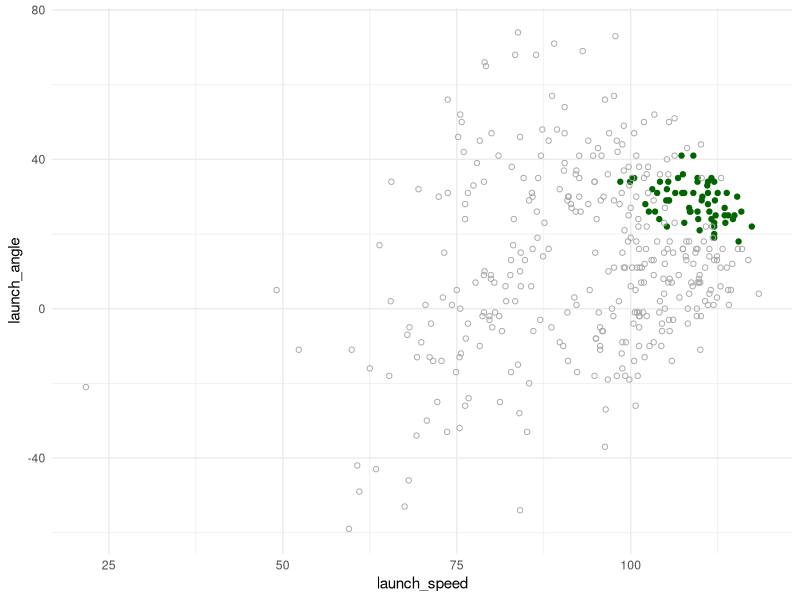
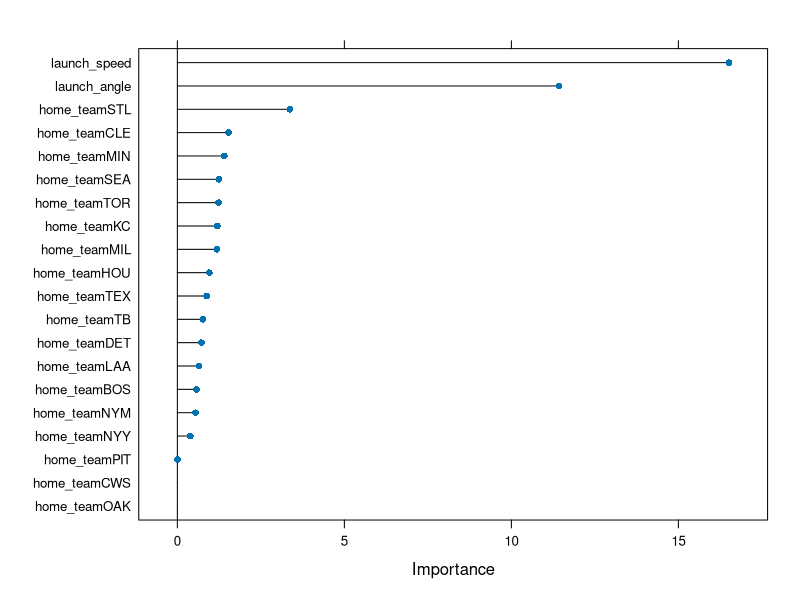
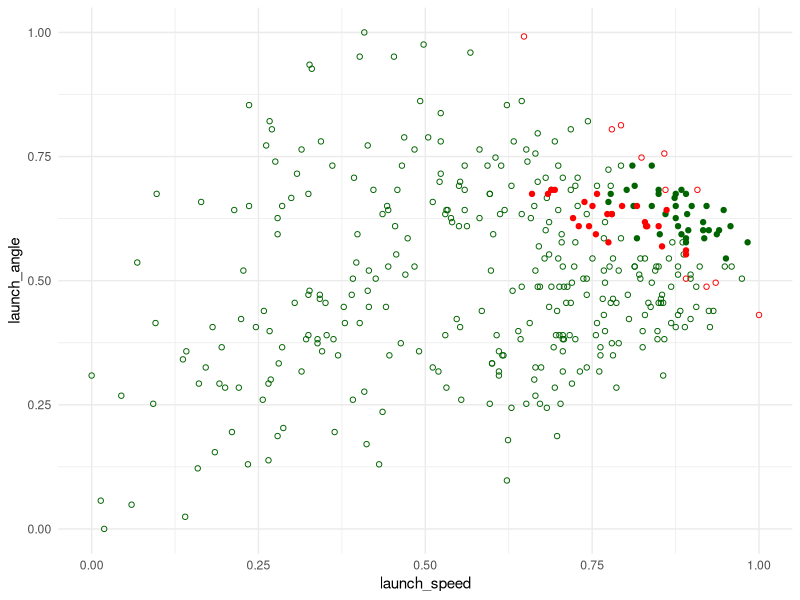

R code for these plots, in order:
## ---- chunk 1
knitr::opts_chunk$set(echo = TRUE)
## ---- chunk 2
library(dplyr)
library(ggplot2)
library(caret)
library(glmnet)

#Using all aaron judge 2022 balls-in-play
AJ_BIP = read.csv("judge2022BIP.csv")

AJ_BIP = AJ_BIP %>% filter(description == "hit_into_play")

AJ_BIP = AJ_BIP %>% 
  mutate(homer = case_when(events=="home_run"~1,events!="home_run"~0)) %>% 
  select(launch_speed, launch_angle, homer,home_team) #play with home_team, fielder, zone,etc

ggplot(data=AJ_BIP,aes(x=launch_speed,y=launch_angle)) + 
  geom_point(data=filter(AJ_BIP,homer==1),aes(x=launch_speed,y=launch_angle),color="darkgreen")+
  geom_point(data=filter(AJ_BIP,homer==0),aes(x=launch_speed,y=launch_angle),shape=21,color="darkgrey")+
  theme_minimal()
AJ_BIP = AJ_BIP[complete.cases(AJ_BIP),]

AJ_BIP_clean = AJ_BIP[!AJ_BIP$launch_angle %in% boxplot.stats(AJ_BIP$launch_angle)$out,]
AJ_BIP_clean = AJ_BIP_clean[!AJ_BIP_clean$launch_speed %in% boxplot.stats(AJ_BIP_clean$launch_speed)$out,]

AJ_BIP_clean = predict(preProcess(AJ_BIP_clean, method = c("range"),rangeBounds = c(0, 1)),AJ_BIP_clean)
## ---- chunk 3
glmnet_hr <- train(
  factor(homer) ~ .,
  data = AJ_BIP_clean,
  method = "glmnet",
  trControl = trainControl(method = "cv",  number = 5)  #the model uses cross validation n=5 to ensure it isn't overfitting
)
glmnet_hr
## ---- chunk 4
library(caret)
plot(varImp(glmnet_hr,scale=FALSE)) 
## ---- chunk 5
confusionMatrix(predict(glmnet_hr, AJ_BIP_clean),factor(AJ_BIP_clean$homer),positive="1")
## ---- chunk 6
AJ_BIP_clean$prediction = as.numeric(as.character(predict(glmnet_hr, AJ_BIP_clean)))
#sum(AJ_BIP_clean$prediction)
#ggplot(data=AJ_BIP_clean,aes(x=launch_speed,y=launch_angle)) + geom_point(color=AJ_BIP_clean$zone)
ggplot(data=AJ_BIP_clean,aes(x=launch_speed,y=launch_angle)) + 
    geom_point(data=filter(AJ_BIP_clean,homer==1,prediction==1),aes(x=launch_speed,y=launch_angle),color="darkgreen")+
    geom_point(data=filter(AJ_BIP_clean,homer==0,prediction==0),aes(x=launch_speed,y=launch_angle),shape=21,color="darkgreen")+
    geom_point(data=filter(AJ_BIP_clean,homer==0,prediction==1),aes(x=launch_speed,y=launch_angle),shape=21,color="red")+
    geom_point(data=filter(AJ_BIP_clean,homer==1,prediction==0),aes(x=launch_speed,y=launch_angle),color="red")+
  theme_minimal()

